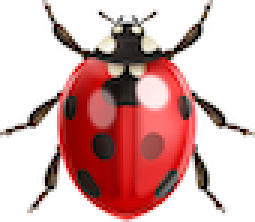
#> input picture testing/python/insect1.png, 85 x 74 px (shown 3 times larger)
$ python generate-looping-insects.py
#> lines starting #> are read from the running program, lines starting #| are printed output that depends on the picture; after the words box and inside, x2 and y2 are one past the last pixel; in counts of white or black regions, pixels touching at a corner belong together
#!/usr/bin/env python3
"""
Generate synthetic multi-insect test sequence with looping paths.

Creates a sequence of PNG frames showing 4 insects moving along smooth,
continuous looping paths where each insect's final position equals its
starting position. This allows the animation to loop seamlessly.

Each insect:
  - Follows a closed-loop parametric path (e.g., ellipse, figure-8, rounded rectangle)
  - Rotates to face its direction of travel
  - Has a unique path shape, size, and phase offset

Usage:
    python3 generate-looping-insects.py [--frames 300] [--width 1920] [--height 1080]
                                        [--output ./test_scenes/insect_loop_4]

Output:
    output_dir/
      frame_0000.png
      frame_0001.png
      ...

The script expects 4 insect images with transparent backgrounds:
  insect1.png, insect2.png, insect3.png, insect4.png
"""

import cv2
import numpy as np
import os
import argparse
import math


# ─── Insect image files (must have transparent backgrounds) ──────────────────
INSECT_FILES = [
    "insect1.png",
    "insect2.png",
    "insect3.png",
    "insect4.png",
]

INSECT_NAMES = [
    "Insect 1",
    "Insect 2",
    "Insect 3",
    "Insect 4",
]


def load_insect_image(path, target_width=120):
    """
    Load an insect PNG with transparency, resize preserving aspect ratio
    so the width matches target_width.
    Returns RGBA image.
    """
#> called with path = 'insect1.png', target_width = 120
    rgba = cv2.imread(path, cv2.IMREAD_UNCHANGED)
#> rgba is the input picture: shape (74, 85, 4); mean B, G, R, A 172.4, 173.7, 213.1, 110.8
    if rgba is None:
        raise FileNotFoundError(f"Could not load {path}")

    h, w = rgba.shape[:2]
#> h = 74; w = 85

    # If no alpha channel, create one (assume white = transparent)
    if rgba.shape[2] == 3:
        bgr = rgba
        gray = cv2.cvtColor(bgr, cv2.COLOR_BGR2GRAY)
        _, alpha = cv2.threshold(gray, 240, 255, cv2.THRESH_BINARY_INV)
        rgba = cv2.merge([bgr, alpha])

    # Crop to bounding box of non-transparent pixels
    alpha = rgba[:, :, 3]
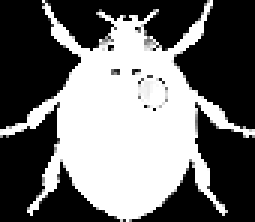
#> alpha: shape (74, 85) (shown 3 times larger); min 0, max 255, mean 110.8
    coords = cv2.findNonZero(alpha)
#> coords = contour of 2838 points, box (x1, y1, x2, y2) (0, 0, 85, 74), area 988
    if coords is not None:
        x, y, bw, bh = cv2.boundingRect(coords)
#> x = 0; y = 0; bw = 85; bh = 74
        rgba = rgba[y:y + bh, x:x + bw]

    # Resize preserving aspect ratio
    h, w = rgba.shape[:2]
    scale = target_width / w
#> scale = 1.41
    new_w = target_width
    new_h = int(round(h * scale))
#> new_h = 104
    resized = cv2.resize(rgba, (new_w, new_h), interpolation=cv2.INTER_AREA)
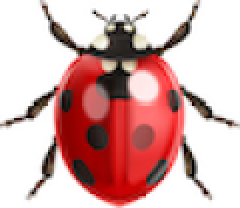
#> resized: shape (104, 120, 4) (shown 2 times larger); mean B, G, R, A 172.4, 173.7, 213.1, 110.9

    return resized


def composite_insect(frame, insect_rgba, cx, cy, angle_deg):
    """
    Place the insect image onto frame at (cx, cy), rotated by angle_deg.
    The insect is centred on (cx, cy).
    """
    h, w = insect_rgba.shape[:2]

    # Rotation matrix
    center = (w / 2, h / 2)
    rot_mat = cv2.getRotationMatrix2D(center, angle_deg, 1.0)

    # Rotate the insect image and mask
    cos_a = abs(rot_mat[0, 0])
    sin_a = abs(rot_mat[0, 1])
    new_w = int(h * sin_a + w * cos_a)
    new_h = int(h * cos_a + w * sin_a)
    rot_mat[0, 2] += new_w / 2 - center[0]
    rot_mat[1, 2] += new_h / 2 - center[1]

    insect_rotated = cv2.warpAffine(insect_rgba, rot_mat, (new_w, new_h),
                                    flags=cv2.INTER_LINEAR,
                                    borderMode=cv2.BORDER_CONSTANT,
                                    borderValue=(0, 0, 0, 0))
    mask_rotated = insect_rotated[:, :, 3]

    # Compute top-left corner for placement
    x1 = cx - new_w // 2
    y1 = cy - new_h // 2

    # Clip to frame boundaries
    x1_c = max(x1, 0)
    y1_c = max(y1, 0)
    x2_c = min(x1 + new_w, frame.shape[1])
    y2_c = min(y1 + new_h, frame.shape[0])

    # Corresponding region in the rotated insect
    bx1 = x1_c - x1
    by1 = y1_c - y1
    bx2 = bx1 + (x2_c - x1_c)
    by2 = by1 + (y2_c - y1_c)

    if bx2 <= bx1 or by2 <= by1:
        return  # fully outside frame

    # Extract the region of interest
    roi = frame[y1_c:y2_c, x1_c:x2_c]
    insect_region = insect_rotated[by1:by2, bx1:bx2, :3]
    mask_region = mask_rotated[by1:by2, bx1:bx2]

    # Blend: where mask is non-zero, use insect pixel; otherwise keep background
    mask_3ch = np.stack([mask_region] * 3, axis=-1).astype(np.float32) / 255.0
    roi_float = roi.astype(np.float32)
    insect_float = insect_region.astype(np.float32)
    blended = roi_float * (1.0 - mask_3ch) + insect_float * mask_3ch
    frame[y1_c:y2_c, x1_c:x2_c] = blended.astype(np.uint8)


def get_looping_position(t, path_type, center_x, center_y, radius_x, radius_y, phase_offset):
    """
    Compute (x, y) position along a closed-loop path at parameter t in [0, 1).

    Parameters:
        t: Normalized time parameter (0 to 1, where 1 wraps back to 0)
        path_type: Type of path ('ellipse', 'figure8', 'rounded_rect', 'clover')
        center_x, center_y: Center of the path
        radius_x, radius_y: Radii/extents of the path
        phase_offset: Angular offset to vary starting position

    Returns:
        (x, y) position on the path
    """
    angle = 2 * math.pi * t + phase_offset

    if path_type == 'ellipse':
        # Simple elliptical path
        x = center_x + radius_x * math.cos(angle)
        y = center_y + radius_y * math.sin(angle)

    elif path_type == 'figure8':
        # Figure-8 (lemniscate-like) path
        x = center_x + radius_x * math.sin(angle)
        y = center_y + radius_y * math.sin(2 * angle) * 0.6

    elif path_type == 'rounded_rect':
        # Rounded rectangle path using a superellipse
        # Using a smooth approximation with sin/cos
        cos_a = math.cos(angle)
        sin_a = math.sin(angle)
        # Smooth step to approximate rounded rect
        denom = (abs(cos_a) ** 0.5 + abs(sin_a) ** 0.5) ** (1 / 0.5)
        if denom == 0:
            denom = 1
        x = center_x + radius_x * cos_a / denom
        y = center_y + radius_y * sin_a / denom

    elif path_type == 'clover':
        # 4-leaf clover path
        r = 0.5 + 0.5 * abs(math.cos(2 * angle))
        x = center_x + radius_x * r * math.cos(angle)
        y = center_y + radius_y * r * math.sin(angle)

    else:
        # Default to ellipse
        x = center_x + radius_x * math.cos(angle)
        y = center_y + radius_y * math.sin(angle)

    return x, y


def get_looping_angle(t, path_type, center_x, center_y, radius_x, radius_y, phase_offset, dt=0.001):
    """
    Compute the direction of travel angle (in degrees) at parameter t
    by numerically differentiating the position function.
    Returns angle in degrees (0° = right, 90° = down).
    """
    x1, y1 = get_looping_position(t, path_type, center_x, center_y, radius_x, radius_y, phase_offset)
    x2, y2 = get_looping_position(t + dt, path_type, center_x, center_y, radius_x, radius_y, phase_offset)
    dx = x2 - x1
    dy = y2 - y1
    traj_angle = math.degrees(math.atan2(dy, dx))
    # Insect image points upward (head at top), so subtract 90°
    return traj_angle - 90.0


def generate_sequence(num_frames=300, width=1920, height=1080,
                      output_dir="test_scenes/insect_loop_4"):
    """Generate a sequence of frames with 4 insects on looping paths."""

    os.makedirs(output_dir, exist_ok=True)

    # Load the 4 insect images
    print("Loading insect images...")
    insects_data = []
    for i, fname in enumerate(INSECT_FILES):
        rgba = load_insect_image(fname, target_width=120)
        insects_data.append(rgba)
        print(f"  {fname}: {rgba.shape[1]}x{rgba.shape[0]} pixels")
#|   insect1.png: 120x104 pixels
#> pass 2 of the loop in generate_sequence, `for i, fname in enumerate(INSECT_FILES):`:
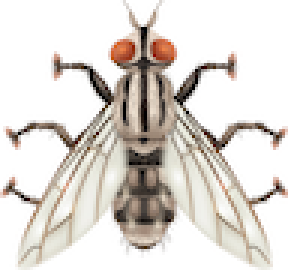
#> input picture testing/python/insect2.png, 96 x 90 px (shown 3 times larger)
#> in load_insect_image, rgba is the input picture: shape (90, 96, 4); mean B, G, R, A 211.3, 216.7, 222, 94.6
#> in load_insect_image (call 2), `alpha = rgba[:, :, 3]`:
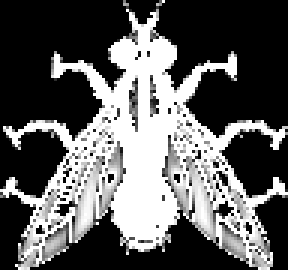
#> alpha: shape (90, 96) (shown 3 times larger); min 0, max 255, mean 94.6
#> coords = contour of 3812 points, box (x1, y1, x2, y2) (0, 0, 96, 90), area 1559
#> bw = 96; bh = 90
#> in load_insect_image (call 2), `resized = cv2.resize(rgba, (new_w, new_h), interpolation=cv2.INTER_AREA)`:
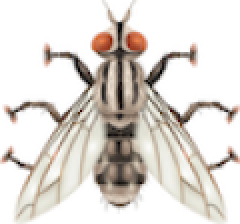
#> resized: shape (112, 120, 4) (shown 2 times larger); mean B, G, R, A 211.2, 216.7, 222, 94.5
#|   insect2.png: 120x112 pixels
#> pass 3 of the loop in generate_sequence, `for i, fname in enumerate(INSECT_FILES):`:
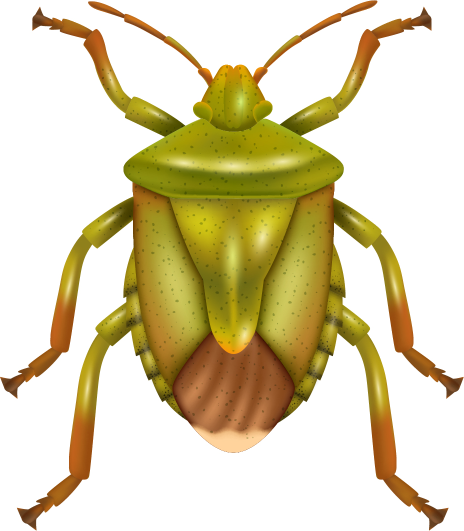
#> input picture testing/python/insect3.png, 928 x 1062 px (shown at 1/2 size)
#> in load_insect_image, rgba is the input picture: shape (1062, 928, 4); mean B, G, R, A 175, 209.7, 219.9, 90.7
#> in load_insect_image (call 3), `alpha = rgba[:, :, 3]`:
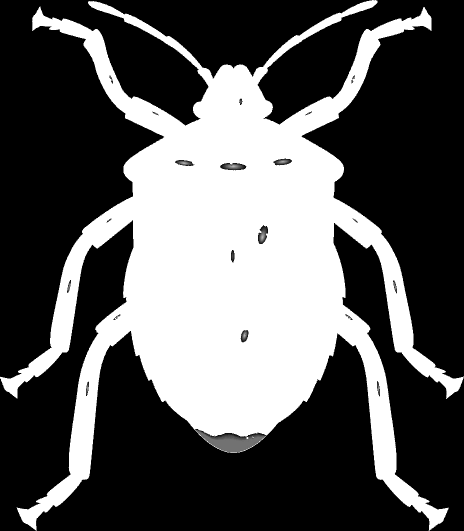
#> alpha: shape (1062, 928) (shown at 1/2 size); min 0, max 255, mean 90.7
#> coords = contour of 355985 points, box (x1, y1, x2, y2) (0, 0, 928, 1062), area 357244
#> bw = 928; bh = 1062
#> in load_insect_image (call 3), `resized = cv2.resize(rgba, (new_w, new_h), interpolation=cv2.INTER_AREA)`:
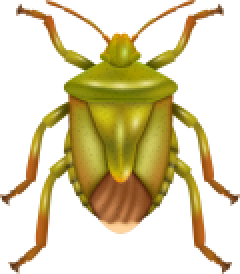
#> resized: shape (137, 120, 4) (shown 2 times larger); mean B, G, R, A 175, 209.7, 219.9, 90.7
#|   insect3.png: 120x137 pixels
#> the loop made 4 passes; the first 3 are shown

    bg_color = (255, 255, 255)  # white background (trap surface)
#> bg_color = (255, 255, 255)

    # ─── Define looping paths for each insect ───────────────────────────────
    # Each insect gets a unique path type, center, size, and phase offset
    # so they all move differently but each returns to its start position.
    # All paths are constrained so no insect goes within BORDER_MARGIN px of
    # any frame edge.
    BORDER_MARGIN = 200
    insect_size = 120  # target_width used for loading

    # Helper to clamp path radii so the insect's center never goes within
    # BORDER_MARGIN pixels of any frame edge.
    def clamp_radius(cx, cy, rx, ry):
        max_rx = min(cx - BORDER_MARGIN, width - BORDER_MARGIN - cx)
        max_ry = min(cy - BORDER_MARGIN, height - BORDER_MARGIN - cy)
        return min(rx, max_rx), min(ry, max_ry)

    path_defs = [
        {
            'type': 'ellipse',
            'center_x': width * 0.25,
            'center_y': height * 0.35,
            'radius_x': width * 0.12,
            'radius_y': height * 0.10,
            'phase': 0.0,
        },
        {
            'type': 'figure8',
            'center_x': width * 0.75,
            'center_y': height * 0.35,
            'radius_x': width * 0.10,
            'radius_y': height * 0.12,
            'phase': math.pi / 4,
        },
        {
            'type': 'rounded_rect',
            'center_x': width * 0.25,
            'center_y': height * 0.65,
            'radius_x': width * 0.10,
            'radius_y': height * 0.08,
            'phase': math.pi / 2,
        },
        {
            'type': 'clover',
            'center_x': width * 0.75,
            'center_y': height * 0.65,
            'radius_x': width * 0.08,
            'radius_y': height * 0.08,
            'phase': 3 * math.pi / 4,
        },
    ]

    # Apply border margin constraint to all paths
    for pd in path_defs:
        pd['radius_x'], pd['radius_y'] = clamp_radius(
            pd['center_x'], pd['center_y'], pd['radius_x'], pd['radius_y']
        )

    print(f"\nGenerating {num_frames} frames with 4 looping insects...")
    print(f"  Insects: {', '.join(INSECT_NAMES)}")
    print(f"  Paths: ellipse, figure-8, rounded-rect, clover")
    print(f"  Each insect returns to its start position (seamless loop)")

    for frame_idx in range(num_frames):
        img = np.full((height, width, 3), bg_color, dtype=np.uint8)

        # Normalized time parameter (0 to 1, exclusive of 1 so frame 0 == frame N)
        t = frame_idx / num_frames

        # Compute positions and angles for all insects
        positions = []
        for i in range(4):
            pd = path_defs[i]
            cx, cy = get_looping_position(
                t, pd['type'], pd['center_x'], pd['center_y'],
                pd['radius_x'], pd['radius_y'], pd['phase']
            )
            angle = get_looping_angle(
                t, pd['type'], pd['center_x'], pd['center_y'],
                pd['radius_x'], pd['radius_y'], pd['phase']
            )
            positions.append((int(round(cx)), int(round(cy)), angle))

        # Composite insects sorted by y-position for depth ordering
        sorted_indices = sorted(range(4), key=lambda i: positions[i][1])
        for idx in sorted_indices:
            cx, cy, angle = positions[idx]
            composite_insect(img, insects_data[idx], cx, cy, angle)

        filename = os.path.join(output_dir, f"frame_{frame_idx:04d}.png")
        cv2.imwrite(filename, img)

        if (frame_idx + 1) % 30 == 0:
            print(f"  Generated {frame_idx + 1}/{num_frames} frames")
#> this loop made 300 passes
#> pass 1, in composite_insect, `insect_rotated = cv2.warpAffine(insect_rgba, rot_mat, (new_w, new_h), ..`:
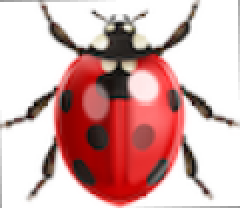
#> insect_rotated: shape (104, 120, 4) (shown 2 times larger); mean B, G, R, A 171.5, 172.8, 212.3, 110.8
#> pass 1, in composite_insect, `mask_rotated = insect_rotated[:, :, 3]`:
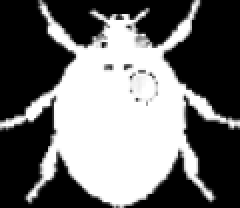
#> mask_rotated: shape (104, 120) (shown 2 times larger); min 0, max 255, mean 110.8
#> after the loop:
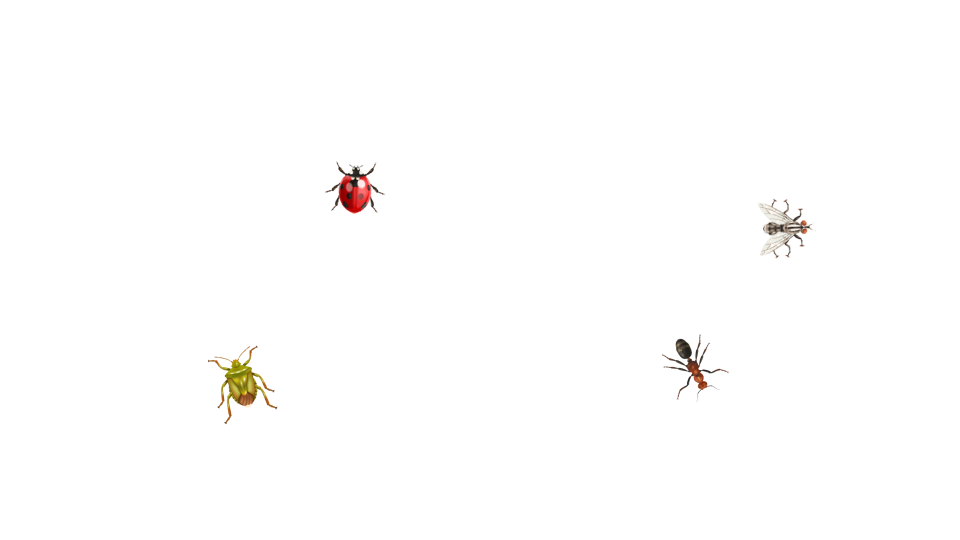
#> img: shape (1080, 1920, 3) (shown at 1/2 size); mean of channels 0, 1, 2 253.4, 253.7, 254.1; drawn as B, G, R

    print(f"\nDone! {num_frames} frames written to: {output_dir}")
    print(f"  Resolution: {width}x{height}")
    print(f"  Insects: 4 on closed-loop paths")
    print(f"  Seamless loop: frame 0 == frame {num_frames} (not generated)")
    print(f"  Each insect rotates to face its direction of travel")


if __name__ == "__main__":
    parser = argparse.ArgumentParser(
        description="Generate looping multi-insect test sequence for SceneCameraActor")
    parser.add_argument("--frames", type=int, default=300,
                        help="Number of frames to generate (default: 300)")
    parser.add_argument("--width", type=int, default=1920,
                        help="Frame width in pixels (default: 1920)")
    parser.add_argument("--height", type=int, default=1080,
                        help="Frame height in pixels (default: 1080)")
    parser.add_argument("--output", type=str,
                        default="test_scenes/insect_loop_4",
                        help="Output directory (default: test_scenes/insect_loop_4)")

    args = parser.parse_args()
    generate_sequence(args.frames, args.width, args.height, args.output)
